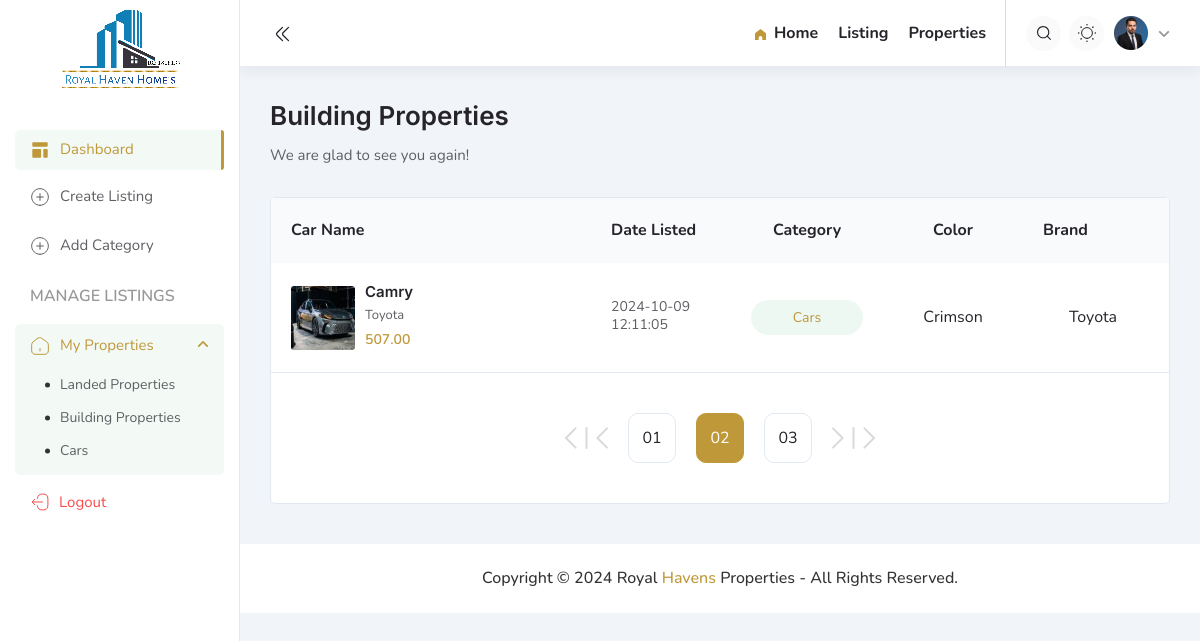
The app's page /admin/property-cars.php with its own data.
### tables this page shows
CREATE TABLE `properties` (
  `id` int(11) NOT NULL,
  `name` varchar(100) NOT NULL,
  `description` text NOT NULL,
  `price` decimal(10,2) NOT NULL,
  `category_id` int(11) DEFAULT NULL,
  `create_at` timestamp NOT NULL DEFAULT current_timestamp(),
  `rooms` int(50) NOT NULL,
  `washrooms` int(50) NOT NULL,
  `area_size` int(25) NOT NULL,
  `state` varchar(200) NOT NULL,
  `town` varchar(200) NOT NULL,
  `address` varchar(250) NOT NULL,
  `color` varchar(255) NOT NULL,
  `brand` varchar(200) NOT NULL,
  `drive` varchar(200) NOT NULL
);

CREATE TABLE `categories` (
  `id` int(11) NOT NULL,
  `name` varchar(100) NOT NULL
);

### functions/Properties.php (called while the page is built, shortened)
<?php
class Property {
    private $conn;
    private $table_name = 'properties';
    public function __construct($db)
    {
        $this->conn = $db;
    }
    public function getAllProperties(){
         $query = "
            SELECT
                properties.id,
                properties.name,
                properties.description,
                properties.price,
                properties.rooms,
                properties.washrooms,
                properties.area_size,
                properties.state,
                properties.town,
                properties.address,
                properties.color,
                properties.brand,
                properties.drive,
                properties.create_at as create_at,
                property_pics.img as image,
                categories.name as category
            FROM
                ".$this->table_name. " properties
            JOIN
                categories ON properties.category_id = categories.id
            LEFT JOIN
                property_pics ON properties.id = property_pics.property_id
            WHERE
                property_pics.status = 'active'
            GROUP BY
                properties.id
            ";
        $stmt = $this->conn->prepare($query);
        $stmt->execute();
        return $stmt->fetchAll(PDO::FETCH_ASSOC);
    }
}
?>

### admin/property-cars.php (the view, shortened to what this page needs)
<?php
include_once '../functions/Properties.php';
$database = new Database();
$db = $database->getConnection();
$property = new Property($db);
$properties = $property->getAllProperties();
?>
<!doctype html>
<html lang="en">
<head>
    <link rel="stylesheet" href="assets/css/plugins/swiper-bundle.min.css">
    <link rel="stylesheet" href="assets/css/vendor/bootstrap.min.css">
    <link rel="stylesheet" href="assets/css/plugins/swiper-bundle.min.css">
    <link rel="stylesheet" href="assets/css/plugins/glightbox.min.css">
    <link rel="stylesheet" href="assets/css/style.css">
    <link rel="stylesheet" href="assets/css/dashboard.css">
    <link rel="stylesheet" href="assets/css/table.css">
    <link rel="stylesheet" href="assets/css/dark.css">
    <link rel="stylesheet" href="../assets/css/plugins/swiper-bundle.min.css">
</head>
<body>
    <div class="dashboard__page--wrapper">
        <?php include 'admin_inc/sidebar.php' ?>
        <div class="page__body--wrapper" id="dashbody__page--body__wrapper">
            <?php include 'admin_inc/header.php' ?>
            <main class="main__content_wrapper">
                <div class="dashboard__container dashboard__reviews--container">
                    <div class="reviews__heading mb-30">
                        <h2 class="reviews__heading--title">Building Properties</h2>
                        <p class="reviews__heading--desc">We are glad to see you again!</p>
                    </div>
                    <div class="properties__wrapper">
                        <div class="properties__table table-responsive">
                            <table class="properties__table--wrapper">
                                <thead>
                                    <tr>
                                        <th>Car Name</th>
                                        <th>Date Listed</th>
                                        <th class="text-center">Category</th>
                                        <th class="text-center">Color</th>
                                        <th>Brand</th>
                                        <th>Wheeldrive</th>
                                    </tr>
                                </thead>
                                <tbody>
                                    <?php foreach ($properties as $property): ?>
                                        <?php if ($property['category'] === 'Cars'): ?>
                                            <tr>
                                                <td>
                                                    <div class="properties__author d-flex align-items-center">
                                                        <div class="properties__author--thumb " style="width: 64px; height: 64px;">
                                                            <img class="rounded-3 w-100 h-100" src="../functions/<?php echo $property['image'] ?>" alt="img">
                                                        </div>
                                                        <div class="reviews__author--text">
                                                            <h3 class="reviews__author--title"><?php echo $property['name'] ?></h3>
                                                            <p class="reviews__author--subtitle"><?php echo $property['brand'] ?></p>
                                                            <span class="properties__author--price"><?php echo $property['price'] ?></span>
                                                        </div>
                                                    </div>
                                                </td>
                                                <td>
                                                    <span class="reviews__date"><?php echo $property['create_at'] ?></span>
                                                </td>
                                                <td>
                                                    <span class="status__btn text-center active"><?php echo $property['category'] ?></< /span>
                                                </td>
                                                <td>
                                                    <span class="properties__views text-center"><?php echo $property['color'] ?></span>
                                                </td>
                                                <td>
                                                    <span class="properties__views text-center"><?php echo $property['brand'] ?></span>
                                                </td>
                                                <td>
                                                </td>
                                            </tr>
                                        <?php endif; ?>
                                    <?php endforeach; ?>
                                </tbody>
                            </table>
                        </div>
                        <div class="pagination__area">
                            <nav class="pagination justify-content-center">
                                <ul class="pagination__menu d-flex align-items-center justify-content-center">
                                    <li class="pagination__menu--items pagination__arrow d-flex">
                                        <a href="#" class="pagination__arrow-icon link">
                                            <svg width="12" height="22" viewBox="0 0 12 22" fill="none" xmlns="http://www.w3.org/2000/svg">
                                                <path d="M10.583 20.5832L0.999675 10.9998L10.583 1.4165" stroke="currentColor" stroke-width="2" stroke-linecap="round" stroke-linejoin="round" />
                                            </svg>
                                        </a>
                                        <span class="pagination__arrow-icon">
                                            <svg width="3" height="22" viewBox="0 0 3 22" fill="none" xmlns="http://www.w3.org/2000/svg">
                                                <path d="M1.50098 1L1.50098 21" stroke="currentColor" stroke-width="2" stroke-linecap="round" />
                                            </svg>
                                        </span>
                                        <a href="#" class="pagination__arrow-icon link">
                                            <svg width="12" height="22" viewBox="0 0 12 22" fill="none" xmlns="http://www.w3.org/2000/svg">
                                                <path d="M11.001 20.5832L1.41764 10.9998L11.001 1.4165" stroke="currentColor" stroke-width="2" stroke-linecap="round" stroke-linejoin="round" />
                                            </svg>
                                        </a>
                                    </li>
                                    <li class="pagination__menu--items"><a href="#" class="pagination__menu--link">01</a></li>
                                    <li class="pagination__menu--items"><a href="#" class="pagination__menu--link active color-accent-1">02</a></li>
                                    <li class="pagination__menu--items"><a href="#" class="pagination__menu--link">03</a></li>
                                    <li class="pagination__menu--items pagination__arrow d-flex">
                                        <a href="#" class="pagination__arrow-icon link">
                                            <svg width="12" height="22" viewBox="0 0 12 22" fill="none" xmlns="http://www.w3.org/2000/svg">
                                                <path d="M1.00098 20.5832L10.5843 10.9998L1.00098 1.4165" stroke="currentColor" stroke-width="2" stroke-linecap="round" stroke-linejoin="round" />
                                            </svg>
                                        </a>
                                        <span class="pagination__arrow-icon">
                                            <svg width="3" height="22" viewBox="0 0 3 22" fill="none" xmlns="http://www.w3.org/2000/svg">
                                                <path d="M1.50098 1L1.50098 21" stroke="currentColor" stroke-width="2" stroke-linecap="round" />
                                            </svg>
                                        </span>
                                        <a href="#" class="pagination__arrow-icon link">
                                            <svg width="12" height="22" viewBox="0 0 12 22" fill="none" xmlns="http://www.w3.org/2000/svg">
                                                <path d="M1.41895 20.5832L11.0023 10.9998L1.41895 1.4165" stroke="currentColor" stroke-width="2" stroke-linecap="round" stroke-linejoin="round" />
                                            </svg>
                                        </a>
                                    </li>
                                </ul>
                            </nav>
                        </div>
                    </div>
                </div>
                <?php include 'admin_inc/footer.php' ?>
            </main>
        </div>
    </div>
</body>
</html>

### admin/assets/css/style.css (style rules this page uses)
:root { --font-body-family: "Nunito", sans-serif; --font-heading-family: "Inter", sans-serif; --font-body-size: 1.6rem; --font-body-weight: 400; --font-heading-weight: 600; --font-headings-weight: 700; --font-line-height: 2.5rem; --transition: all 0.3s ease 0s; --duration-long: 500ms; --color-shadow: rgba(0, 0, 0, 0.1); --container-fluid-offset: 12rem; --color-background: #fff; --color-background-2: #26232A; --color-background-3: #F1F5F9; --color-background-4: #FAFAFA; --color-background-5: #F8FAFC; --color-background-6: #EFEFEF; --color-foreground: #26232A; --color-foreground-2: #333335; --color-foreground-sub: #5E5F63; --color-foreground-sub-2: #8C9097; --color-border: #D9D9D9; --color-border-2: #E2E8F0; --color-hover: #bf9839; --color-white: #fff; }
*, *::after, *::before { box-sizing: border-box; }
html { scroll-behavior: smooth; }
html, body { min-height: 100%; margin: 0; font-size: 62.5%; padding: 0; }
body { font-family: var(--font-body-family); font-size: var(--font-body-size, 1.6rem); font-weight: var(--font-body-weight); font-style: normal; line-height: var(--font-line-height, 2.5rem); position: relative; visibility: visible; overflow-x: hidden; color: var(--color-foreground); background-color: var(--color-background-3); }
h1, .h1, h2, .h2, h3, .h3, h4, .h4, h5, .h5, h6, .h6 { font-weight: 600; margin: 0; font-family: var(--font-heading-family); }
h2, .h2 { font-size: 2rem; line-height: 3rem; }
@media only screen and (min-width: 576px) { h2, .h2 { font-size: 2.2rem; line-height: 3rem; } }
@media only screen and (min-width: 768px) { h2, .h2 { font-size: 2.4rem; line-height: 3.2rem; } }
@media only screen and (min-width: 992px) { h2, .h2 { font-size: 2.6rem; line-height: 3.5rem; } }
h3, .h3 { font-size: 1.6rem; line-height: 2.4rem; }
@media only screen and (min-width: 576px) { h3, .h3 { font-size: 1.7rem; line-height: 2.5rem; } }
@media only screen and (min-width: 992px) { h3, .h3 { font-size: 1.8rem; line-height: 2.6rem; } }
p, .p { margin-top: 0; margin-bottom: 1rem; font-size: 1.6rem; line-height: 2.6rem; color: var(--color-foreground); }
@media only screen and (min-width: 1200px) { p, .p { margin-bottom: 1.5rem; } }
@media only screen and (min-width: 768px) { p, .p { font-size: 1.7rem; line-height: 2.8rem; } }
p:last-child { margin-bottom: 0; }
a, button { display: inline-block; cursor: pointer; transition: var(--transition); text-decoration: none; color: inherit; }
a, button, img, input, textarea { transition: var(--transition); }
a { color: var(--color-foreground); }
img { max-width: 100%; height: auto; display: block; }
span { display: inline-block; transition: var(--transition); }
ul { margin: 0; padding: 0; }
ul:last-child { margin-bottom: 0; }
li { list-style: none; line-height: 1; }
.table-responsive { display: block; width: 100%; overflow-x: auto; -webkit-overflow-scrolling: touch; }
.mb-30 { margin-bottom: 3rem; }

### admin/assets/css/dashboard.css (style rules this page uses)
.main__content_wrapper { padding-top: 6.8rem; }
.page__body--wrapper { padding-left: 0; transition: .3s; -webkit-transition: .3s; -moz-transition: .3s; -ms-transition: .3s; -o-transition: .3s; }
@media only screen and (min-width: 1200px) { .page__body--wrapper { padding-left: 24rem; } }
.dashboard__container { gap: 3rem; padding: 3rem 1.5rem; }
@media only screen and (min-width: 400px) { .dashboard__container { padding: 3rem 2rem; } }
@media only screen and (min-width: 1200px) { .dashboard__container { padding: 3rem 3rem 4rem; } }

### records on screen
properties: name "Camry", brand "Toyota", price "507.00", create_at "2024-10-09 12:11:05", category.name "Cars", color "Crimson"
